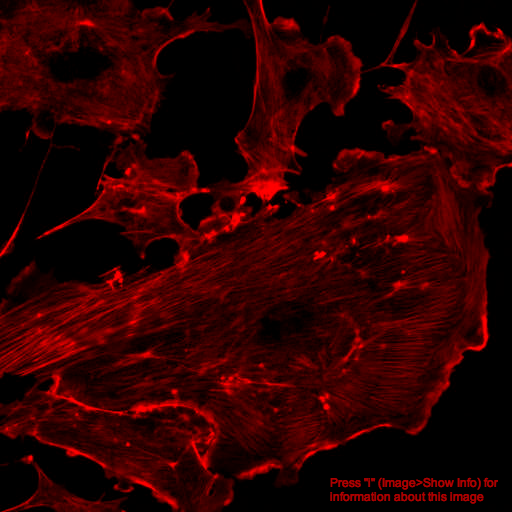
#> input picture images/FluorescentCells.tif, 512 x 512 px
$ python 'Script 1 - Bit Depth Examples.py'
#> lines starting #> are read from the running program, lines starting #| are printed output that depends on the picture; after the words box and inside, x2 and y2 are one past the last pixel; in counts of white or black regions, pixels touching at a corner belong together
import os
import numpy as np
from PIL import Image
from datetime import datetime
import matplotlib.pyplot as plt
from tkinter import filedialog, Tk

# ======== USER CONFIGURATION ========
BIT_DEPTHS = [1, 2, 4, 8, 16]
FIGSIZE_PER_IMAGE = (4, 4)
PAD_TOP = 0.9
PAD_BOTTOM = 0.05
PAD_LEFT = 0.01
PAD_RIGHT = 0.99
# ====================================

def simulate_bit_depth(img, bits):
    max_val = 2**bits - 1
    scaled = (img - img.min()) / (img.max() - img.min())
    quantized = np.round(scaled * max_val).astype(np.uint16)
    return (quantized / max_val * 255).astype(np.uint8)

# Create a root window and hide it
root = Tk()
root.withdraw()

# Open file dialog to select image
print("Please select an image file...")
input_file = filedialog.askopenfilename(
    title="Select an image file",
    filetypes=[
        ("Image files", "*.tif *.tiff *.png *.jpg *.jpeg *.bmp"),
        ("TIFF files", "*.tif *.tiff"),
        ("All files", "*.*")
    ]
)
#> the answer given: ../images/FluorescentCells.tif

# Check if user cancelled
if not input_file:
    print("No file selected. Exiting...")
    exit()

print(f"Selected file: {input_file}")

# Load image
image = Image.open(input_file).convert("I")
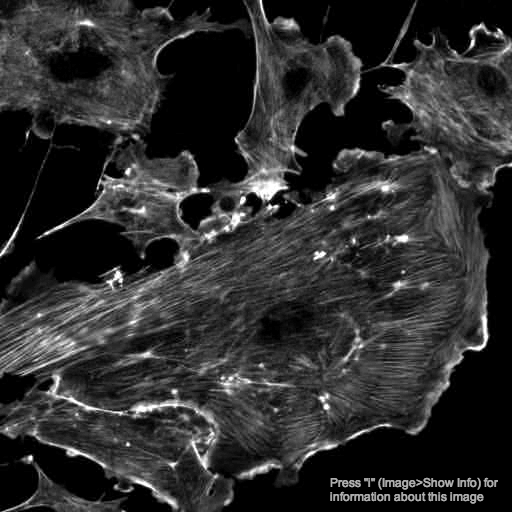
#> image: PIL image 512x512 I; min 0, max 76, mean 13.9; drawn with min black and max white
image_np = np.array(image)

# Simulate all bit depths
bit_images = [simulate_bit_depth(image_np, b) for b in BIT_DEPTHS]
#> in simulate_bit_depth, `quantized = np.round(scaled * max_val).astype(np.uint16)`:
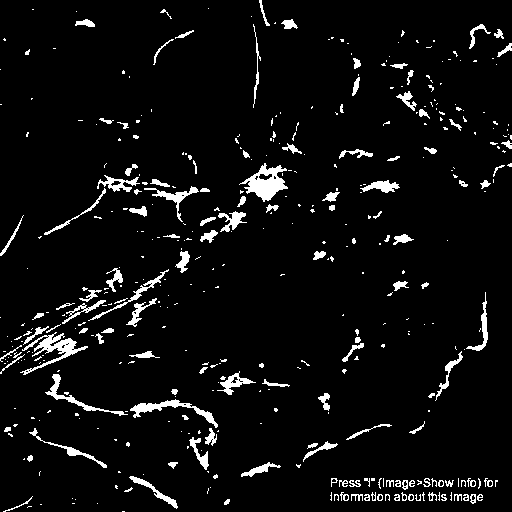
#> quantized: shape (512, 512) uint16; values 0 (black) and 1 (white), 5.4% white; 424 white regions (294 under 20 px), largest, box (x1, y1, x2, y2) and area: (239, 163, 288, 202) 867, (20, 332, 88, 375) 757, (130, 399, 218, 428) 562
#> call 2 of simulate_bit_depth, with bits = 2
#> in simulate_bit_depth (call 2), `max_val = 2**bits - 1`: max_val = 3
#> in simulate_bit_depth (call 2), `quantized = np.round(scaled * max_val).astype(np.uint16)`:
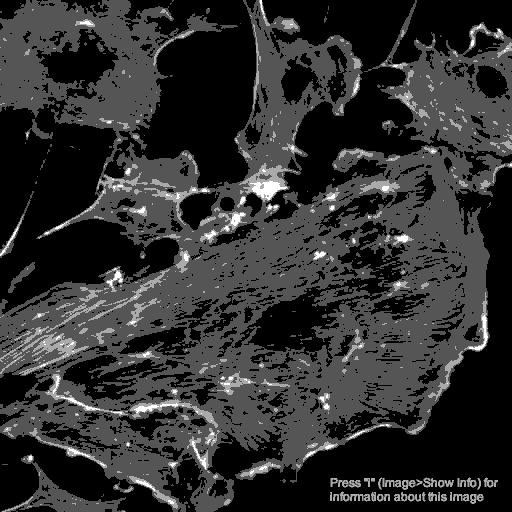
#> quantized: shape (512, 512) uint16; min 0, max 3, mean 0.571; drawn with min black and max white
#> bit_images = 5 items

# Create figure
fig, axs = plt.subplots(1, len(BIT_DEPTHS), figsize=(FIGSIZE_PER_IMAGE[0]*len(BIT_DEPTHS), FIGSIZE_PER_IMAGE[1]))
for ax, img, bits in zip(axs, bit_images, BIT_DEPTHS):
    ax.imshow(img, cmap='gray', vmin=0, vmax=255)
    ax.set_title(f'{bits}-bit', fontsize=12)
    ax.axis('off')
#> this loop made 5 passes
#> bits on passes 1 to 5: 1, 2, 4, 8, 16
fig.tight_layout(rect=[PAD_LEFT, PAD_BOTTOM, PAD_RIGHT, PAD_TOP])

# Save
timestamp = datetime.now().strftime("%Y%m%d_%H%M%S")
output_path = os.path.join(os.path.dirname(input_file), f"bit_depth_panel_{timestamp}.png")
fig.savefig(output_path, dpi=300)
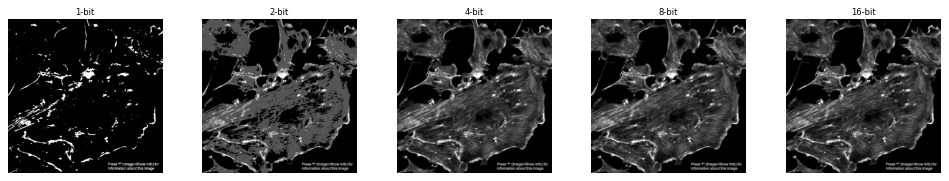
#> figure drawn by matplotlib, 5 panels
print(f"Saved to: {output_path}")

$ run again, on images/RGB_cell.tif
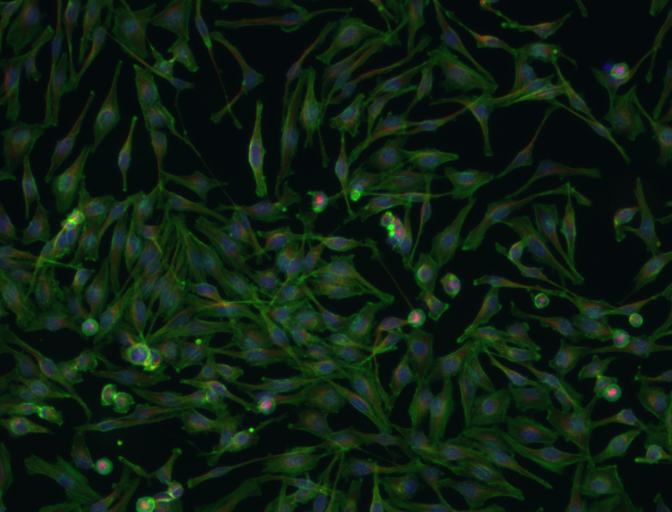
#> input picture images/RGB_cell.tif, 672 x 512 px
#> in simulate_bit_depth, `quantized = np.round(scaled * max_val).astype(np.uint16)`:
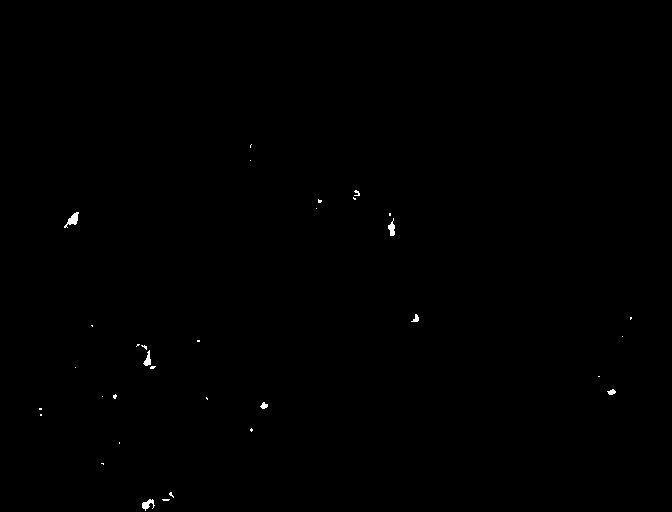
#> quantized: shape (512, 672) uint16; values 0 (black) and 1 (white), 0.17% white; 33 white regions (25 under 20 px), largest, box (x1, y1, x2, y2) and area: (64, 212, 79, 228) 105, (142, 499, 155, 511) 79, (388, 218, 395, 236) 73
#> max_val = 3
#> in simulate_bit_depth (call 2), `quantized = np.round(scaled * max_val).astype(np.uint16)`:
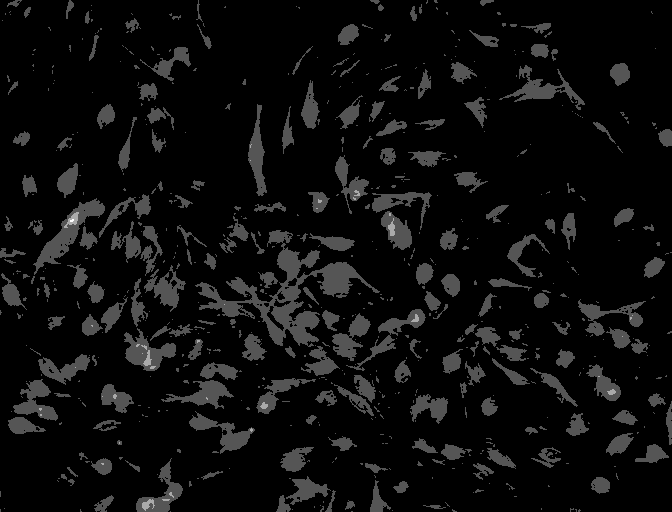
#> quantized: shape (512, 672) uint16; min 0, max 3, mean 0.156; drawn with min black and max white
#> bit_images = 5 items
#> the loop `for ax, img, bits in zip(axs, bit_images, BIT_DEPTHS):` made 5 passes
#> bits on passes 1 to 5: 1, 2, 4, 8, 16
